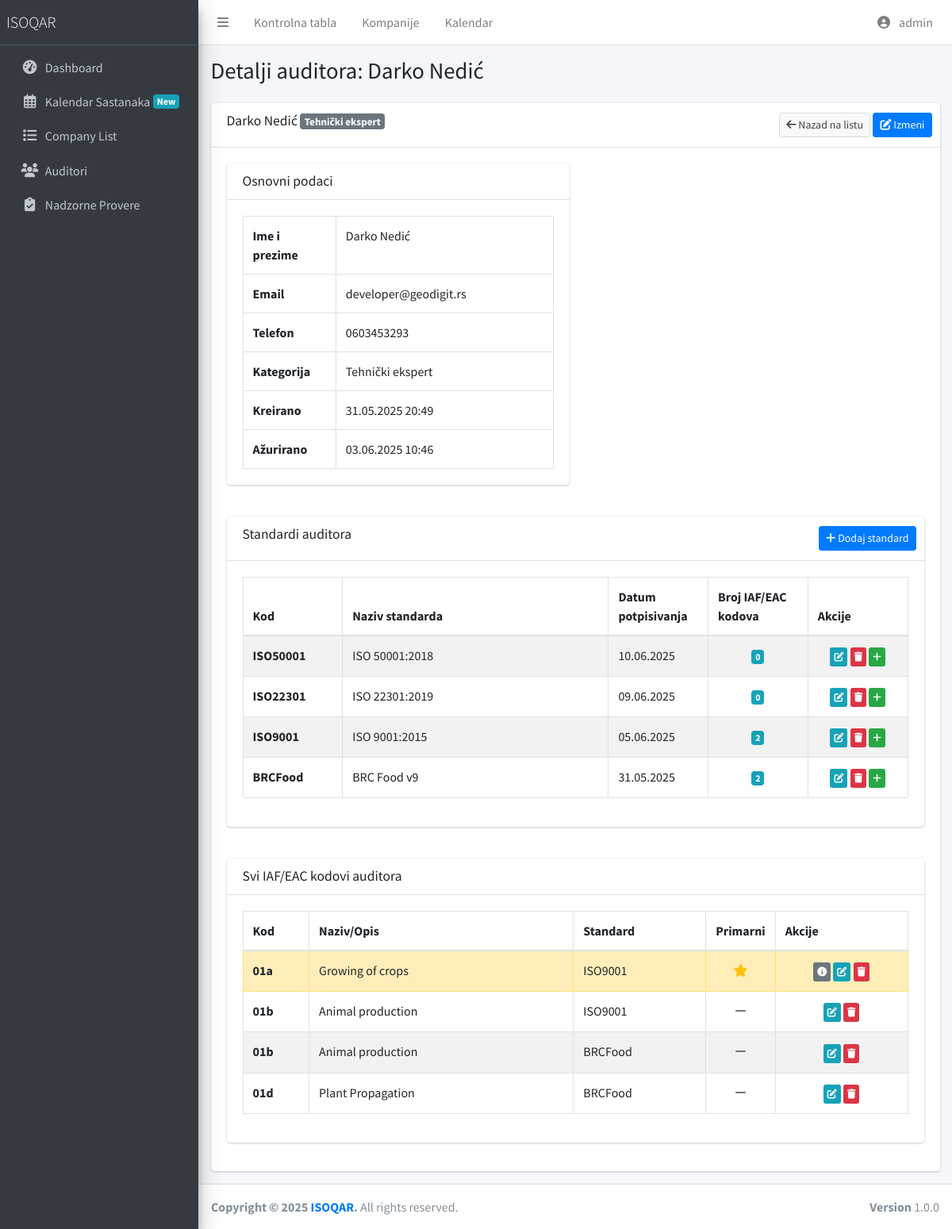
The page /company/auditors/6/ (signed in) on the database as committed earlier.
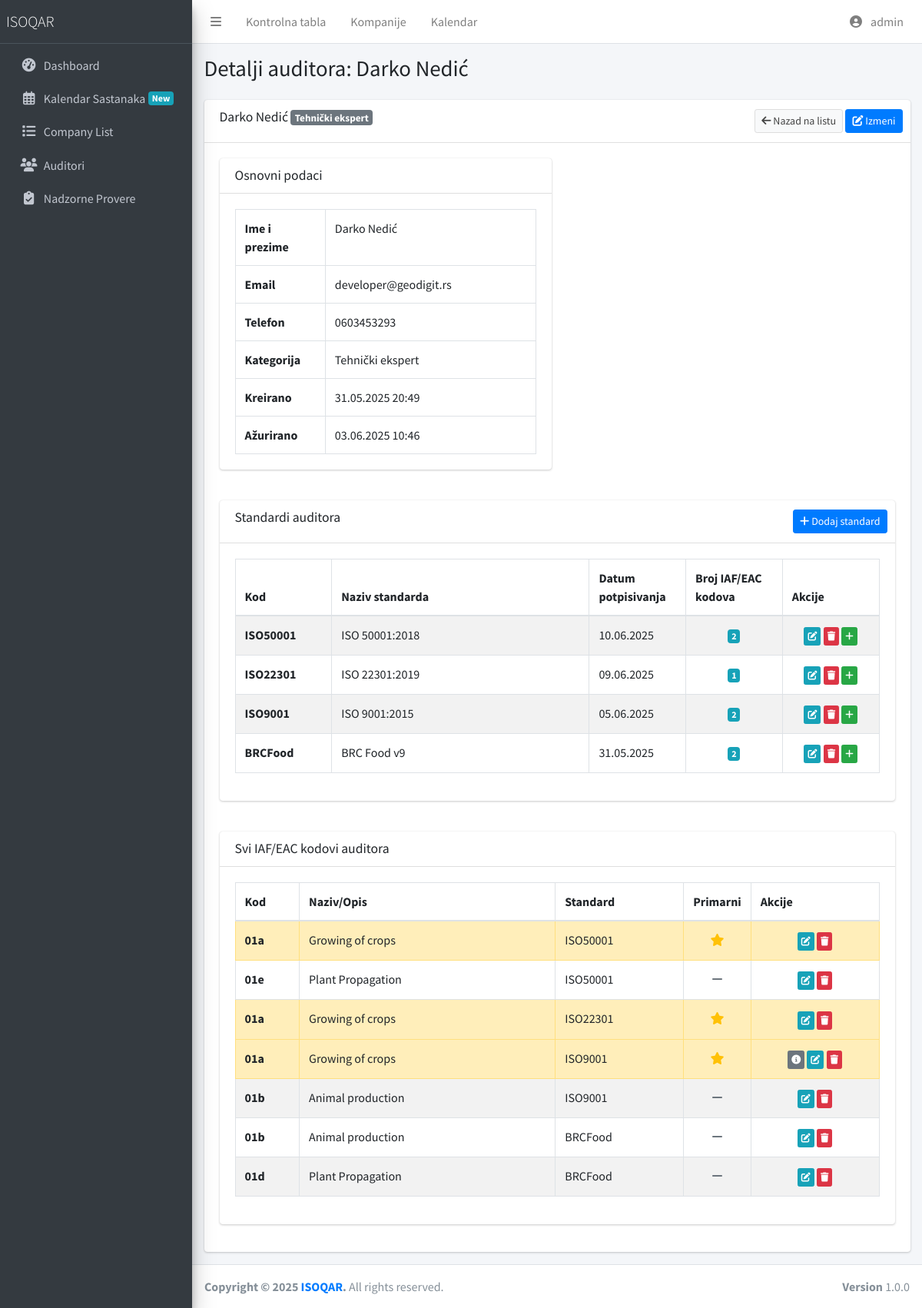
The same page on the database as committed later.
### company/auditor_models.py (models this page shows, shortened)
class AuditorStandard(models.Model):
    auditor = models.ForeignKey(
        Auditor,
        on_delete=models.CASCADE,
        related_name='auditor_standardi',
        verbose_name=_('Auditor')
    )
    standard = models.ForeignKey(
        StandardDefinition,  # Koristimo StandardDefinition model
        on_delete=models.CASCADE,
        related_name='standard_auditori',
        verbose_name=_('Standard')
    )
    datum_potpisivanja = models.DateField(_('Datum potpisivanja'), blank=True, null=True)
    napomena = models.TextField(_('Napomena'), blank=True, null=True)
    created_at = models.DateTimeField(_('Kreirano'), default=timezone.now)
    updated_at = models.DateTimeField(_('Ažurirano'), auto_now=True)
    iaf_eac_kodovi = models.ManyToManyField(
        IAFEACCode,
        through='AuditorStandardIAFEACCode',
        related_name='auditor_standardi',
        verbose_name=_('IAF/EAC kodovi')
    )
    class Meta:
        verbose_name = _('Standard auditora')
        verbose_name_plural = _('Standardi auditora')
        unique_together = [['auditor', 'standard']]
        ordering = ['-datum_potpisivanja']

class AuditorStandardIAFEACCode(models.Model):
    auditor_standard = models.ForeignKey(
        AuditorStandard,
        on_delete=models.CASCADE,
        related_name='iaf_eac_links',
        verbose_name=_('Standard auditora')
    )
    iaf_eac_code = models.ForeignKey(
        IAFEACCode,
        on_delete=models.CASCADE,
        related_name='auditor_standard_links',
        verbose_name=_('IAF/EAC kod')
    )
    is_primary = models.BooleanField(_('Primarni kod'), default=False)
    notes = models.TextField(_('Napomene'), blank=True, null=True)
    class Meta:
        verbose_name = _('IAF/EAC kod standarda auditora')
        verbose_name_plural = _('IAF/EAC kodovi standarda auditora')
        unique_together = [['auditor_standard', 'iaf_eac_code']]
        ordering = ['-is_primary', 'iaf_eac_code__iaf_code']

### company/standard_models.py (models this page shows, shortened)
class StandardDefinition(models.Model):
    STANDARD_CHOICES = [
        ('ISO 9001:2015', _('ISO 9001:2015 - Sistem menadžmenta kvalitetom')),
        ('ISO 14001:2015', _('ISO 14001:2015 - Sistem upravljanja zaštitom životne sredine')),
        ('ISO 45001:2018', _('ISO 45001:2018 - Sistem menadžmenta bezbednošću i zdravljem na radu')),
        ('ISO 27001:2022', _('ISO 27001:2022 - Sistem menadžmenta bezbednošću informacija')),
        ('ISO 22000:2018', _('ISO 22000:2018 - Sistem menadžmenta bezbednošću hrane')),
        ('ISO 13485:2016', _('ISO 13485:2016 - Medicinska sredstva - Sistem menadžmenta kvalitetom')),
        ('ISO 50001:2018', _('ISO 50001:2018 - Sistem menadžmenta energijom')),
        ('ISO 20000-1:2018', _('ISO 20000-1:2018 - Sistem menadžmenta IT uslugama')),
        ('ISO 22301:2019', _('ISO 22301:2019 - Sistem menadžmenta kontinuitetom poslovanja')),
        ('ISO 37001:2016', _('ISO 37001:2016 - Sistem menadžmenta protiv mita')),
        ('ISO 17025:2017', _('ISO 17025:2017 - Opšti zahtevi za kompetentnost laboratorija za ispitivanje i laboratorija za etaloniranje')),
        ('ISO 17020:2012', _('ISO 17020:2012 - Ocenjivanje usaglašenosti - Zahtevi za rad različitih tipova tela koja obavljaju kontrolisanje')),
        ('ISO 17021-1:2015', _('ISO 17021-1:2015 - Ocenjivanje usaglašenosti - Zahtevi za tela koja obavljaju proveru i sertifikaciju sistema menadžmenta')),
        ('ISO 17024:2012', _('ISO 17024:2012 - Ocenjivanje usaglašenosti - Opšti zahtevi za tela koja obavljaju sertifikaciju osoba')),
        ('ISO 17065:2012', _('ISO 17065:2012 - Ocenjivanje usaglašenosti - Zahtevi za tela koja sertifikuju proizvode, procese i usluge')),
        ('HACCP', _('HACCP - Sistem bezbednosti hrane')),
        ('FSSC 22000 v5.1', _('FSSC 22000 v5.1 - Sistem bezbednosti hrane')),
        ('IFS Food v7', _('IFS Food v7 - International Featured Standard Food')),
        ('BRC Food v9', _('BRC Food v9 - British Retail Consortium Global Standard for Food Safety')),
    ]
    code = models.CharField(_('Kod standarda'), max_length=20, unique=True)
    name = models.CharField(_('Naziv standarda'), max_length=100)
    standard = models.CharField(
        _('Standard'),
        max_length=100,
        choices=STANDARD_CHOICES,
        blank=True,
        null=True
    )
    description = models.TextField(_('Opis'), blank=True, null=True)
    active = models.BooleanField(_('Aktivan'), default=True)
    created_at = models.DateTimeField(_('Kreirano'), default=timezone.now)
    updated_at = models.DateTimeField(_('Ažurirano'), auto_now=True)
    iaf_scope_references = models.ManyToManyField(
        IAFScopeReference,
        through='StandardIAFScopeReference',
        related_name='standards',
        verbose_name=_('IAF Scope References')
    )
    class Meta:
        verbose_name = _("Definicija standarda")
        verbose_name_plural = _("Definicije standarda")
        ordering = ['code']

### company/iaf_models.py (models this page shows, shortened)
class IAFEACCode(models.Model):
    iaf_scope_reference = models.ForeignKey(
        IAFScopeReference,
        on_delete=models.CASCADE,
        related_name='iaf_eac_codes',
        verbose_name=_("IAF Scope Reference"),
        null=True,  # Dozvoljavamo null zbog migracije postojećih podataka
    )
    iaf_code = models.CharField(_("IAF/EAC Code"), max_length=10, default="N/A")
    description = models.TextField(_("Code Description"))
    created_at = models.DateTimeField(_('Kreirano'), default=timezone.now, null=True, blank=True)
    updated_at = models.DateTimeField(_('Ažurirano'), auto_now=True)
    class Meta:
        verbose_name = _("IAF/EAC Code")
        verbose_name_plural = _("IAF/EAC Codes")
        ordering = ['iaf_code']

### company/auditor_views.py (the view)
# urls.py: path('auditors/<int:pk>/', AuditorDetailView.as_view(), name='auditor_detail'),
class AuditorDetailView(LoginRequiredMixin, DetailView):
    model = Auditor
    template_name = 'company/auditor_detail.html'
    context_object_name = 'auditor'
    def get_context_data(self, **kwargs):
        context = super().get_context_data(**kwargs)
        context['title'] = f'Detalji auditora: {self.object.ime_prezime}'
        auditor_standards = AuditorStandard.objects.filter(auditor=self.object).prefetch_related(
            'standard',
            'iaf_eac_links__iaf_eac_code'
        )
        context['auditor_standards'] = auditor_standards
        return context

### templates/company/auditor_detail.html (shortened to what the changed rows need)
{% extends 'layouts/base.html' %}
{% load static %}
{% block content %}
<div class="content-wrapper">
    <div class="content-header">
        <div class="container-fluid">
            <div class="row mb-2">
                <div class="col-sm-6">
                    <h1 class="m-0">{{ title }}</h1>
                </div>
            </div>
        </div>
    </div>
    <section class="content">
        <div class="container-fluid">
            <div class="row">
                <div class="col-12">
            <div class="card">
                <div class="card-body">
                    <div class="row">
                        <div class="col-md-6">
                            <div class="card">
                                <div class="card-body">
                                    <table class="table table-bordered">
                                        <tr>
                                            <th style="width: 30%">Ime i prezime</th>
                                        </tr>
                                        <tr>
                                            <th>Email</th>
                                        </tr>
                                        <tr>
                                            <th>Telefon</th>
                                        </tr>
                                        <tr>
                                            <th>Kategorija</th>
                                        </tr>
                                        <tr>
                                            <th>Kreirano</th>
                                        </tr>
                                        <tr>
                                            <th>Ažurirano</th>
                                        </tr>
                                    </table>
                                </div>
                            </div>
                        </div>
                    </div>
                    <div class="row mt-4">
                        <div class="col-md-12">
                            <div class="card">
                                <div class="card-body">
                                    <div class="table-responsive">
                                        <table class="table table-bordered table-striped" id="all-standards-table">
                                            <thead>
                                                <tr>
                                                    <th width="15%">Kod</th>
                                                    <th width="40%">Naziv standarda</th>
                                                    <th width="15%">Datum potpisivanja</th>
                                                    <th width="15%">Broj IAF/EAC kodova</th>
                                                    <th width="15%">Akcije</th>
                                                </tr>
                                            </thead>
                                            <tbody>
                                                {% for standard in auditor_standards %}
                                                <tr>
                                                    <td><strong>{{ standard.standard.code }}</strong></td>
                                                    <td>{{ standard.standard.standard }}</td>
                                                    <td>
                                                        {% if standard.datum_potpisivanja %}
                                                        {{ standard.datum_potpisivanja|date:"d.m.Y" }}
                                                        {% else %}
                                                        <span class="text-muted">Nije unet</span>
                                                        {% endif %}
                                                    </td>
                                                    <td class="text-center">
                                                        <span class="badge badge-info">{{ standard.iaf_eac_links.count }}</span>
                                                    </td>
                                                    <td class="text-center">
                                                        <a href="{% url 'company:auditor_standard_update' auditor.id standard.id %}" class="btn btn-xs btn-info" title="Izmeni">
                                                            <i class="fas fa-edit"></i>
                                                        </a>
                                                        <a href="{% url 'company:auditor_standard_delete' auditor.id standard.id %}" class="btn btn-xs btn-danger" title="Obriši">
                                                            <i class="fas fa-trash"></i>
                                                        </a>
                                                        <a href="{% url 'company:auditor_standard_iaf_eac_create' standard.id %}" class="btn btn-xs btn-success" title="Dodaj IAF/EAC kod">
                                                            <i class="fas fa-plus"></i>
                                                        </a>
                                                    </td>
                                                </tr>
                                                {% endfor %}
                                            </tbody>
                                        </table>
                                    </div>
                                </div>
                            </div>
                        </div>
                    </div>
                    <div class="row mt-4">
                        <div class="col-md-12">
                            <div class="card">
                                <div class="card-body">
                                    <div class="table-responsive">
                                        <table class="table table-bordered table-striped" id="all-iaf-eac-table">
                                            <thead>
                                                <tr>
                                                    <th width="10%">Kod</th>
                                                    <th width="40%">Naziv/Opis</th>
                                                    <th width="20%">Standard</th>
                                                    <th width="10%">Primarni</th>
                                                    <th width="20%">Akcije</th>
                                                </tr>
                                            </thead>
                                            <tbody>
                                                {% for standard in auditor_standards %}
                                                    {% for link in standard.iaf_eac_links.all %}
                                                    <tr {% if link.is_primary %}class="table-warning"{% endif %}>
                                                        <td><strong>{{ link.iaf_eac_code.iaf_code }}</strong></td>
                                                        <td>{{ link.iaf_eac_code.description }}</td>
                                                        <td>{{ standard.standard.code }}</td>
                                                        <td class="text-center">
                                                            {% if link.is_primary %}
                                                            <i class="fas fa-star text-warning" title="Primarni kod"></i>
                                                            {% else %}
                                                            <i class="fas fa-minus text-muted"></i>
                                                            {% endif %}
                                                        </td>
                                                        <td class="text-center">
                                                            {% if link.notes %}
                                                            <button type="button" class="btn btn-xs btn-secondary" data-toggle="tooltip" title="{{ link.notes }}">
                                                                <i class="fas fa-info-circle"></i>
                                                            </button>
                                                            {% endif %}
                                                            <a href="{% url 'company:auditor_standard_iaf_eac_update' standard_id=standard.id pk=link.id %}" class="btn btn-xs btn-info" title="Izmeni">
                                                                <i class="fas fa-edit"></i>
                                                            </a>
                                                            <a href="{% url 'company:auditor_standard_iaf_eac_delete' standard_id=standard.id pk=link.id %}" class="btn btn-xs btn-danger" title="Obriši">
                                                                <i class="fas fa-trash"></i>
                                                            </a>
                                                        </td>
                                                    </tr>
                                                    {% endfor %}
                                                {% endfor %}
                                            </tbody>
                                        </table>
                                    </div>
                                </div>
                            </div>
                        </div>
                    </div>
                </div>
            </div>
        </div>
    </section>
</div>
{% endblock %}

Rows that differ between the two databases and show on the page:
computed for AuditorStandard "ISO50001": iaf_eac_links.count "0" → "2"
computed for AuditorStandard "ISO22301": iaf_eac_links.count "0" → "1"
added AuditorStandardIAFEACCode: iaf_eac_code.iaf_code "01a", iaf_eac_code.description "Growing of crops", {{ standard.standard.code }} "ISO50001", is_primary True (drawn), shown under AuditorStandard "ISO50001"
added AuditorStandardIAFEACCode: iaf_eac_code.iaf_code "01e", iaf_eac_code.description "Plant Propagation", {{ standard.standard.code }} "ISO50001", is_primary False (drawn), shown under AuditorStandard "ISO50001"
added AuditorStandardIAFEACCode: iaf_eac_code.iaf_code "01a", iaf_eac_code.description "Growing of crops", {{ standard.standard.code }} "ISO22301", is_primary True (drawn), shown under AuditorStandard "ISO22301"
